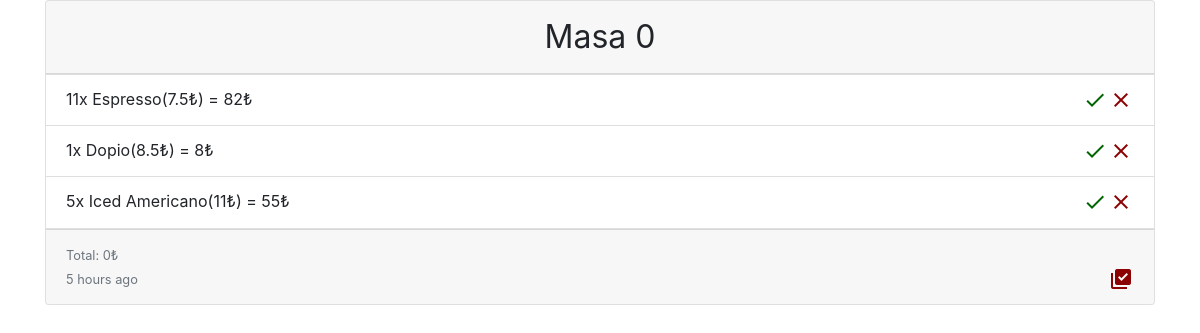
The page /panel/coffee-break/ (signed in) on the database its author committed.
### qrback/models.py (models this page shows, shortened)
class Accounting(models.Model):
    table = models.IntegerField()
    order_list = models.ManyToManyField(Account_Entry, blank=True)
    first_order_time = models.DateTimeField(default=timezone.now)
    last_order_time = models.DateTimeField(auto_now=True)
    closed_at = models.DateTimeField(auto_now_add=True)
    is_closed = models.BooleanField(default=False)
    checked_money = models.FloatField(default=0)
    company = models.ForeignKey(Company, on_delete=models.CASCADE)
    @property
    def get_borrow(self):
        sum = 0
        if self.order_list.exists():
            order_list = self.order_list.filter(is_deleted=False, is_checked=True)
            if order_list.count() > 0:
                sum = list(order_list.annotate(total_spent=Sum(
                    F('price') *
                    F('count'),
                    output_field=models.FloatField()
                )).aggregate(Sum('total_spent')).values())[0] - self.checked_money
        return sum

class Account_Entry(models.Model):
    name = models.CharField(max_length=20)
    price = models.FloatField(default=0)
    count = models.IntegerField(default=0)
    is_checked = models.BooleanField(default=False)
    time = models.DateTimeField(default=timezone.now)
    is_delivered = models.BooleanField(default=False)
    is_deleted = models.BooleanField(default=False)

### qrback/views.py (the view)
# urls.py: path('panel/<slug:slug>/', panel, name='panel'),
@login_required
def panel(request, slug):
    try:
        _slug = Company.objects.get(owner=request.user).slug
    except Company.DoesNotExist:
        _slug = "-1"
    if not request.user.is_superuser:
        if _slug != slug:
            return redirect('index')
    acc = Accounting.objects.filter(company__slug=slug, is_closed=False)
    acc = acc.annotate(num_participants=Count('order_list')).filter(num_participants__gt=0).order_by('-last_order_time')
    context = {
        'accounting': acc,
        'company': Company.objects.get(slug=slug)
    }
    return render(request, template_name='digitalMenuPanel.html', context=context)

### templates/digitalMenuPanel.html (shortened to what this page needs)
<!DOCTYPE html>
<html lang="en">
<head>
</head>
{% load humanize %}
<body>
<div class="content" id="data">
    <link href="https://stackpath.bootstrapcdn.com/bootstrap/4.5.0/css/bootstrap.min.css" rel="stylesheet">
    <div class="container">
        <div class="card-deck">
            {% for orders in accounting %}
                <div class="card mb-4" style="width: 18rem;min-width: 18rem;">
                    <div class="card-header" style="text-align:center;font-size: 2rem">
                        Masa {{ orders.table }}
                    </div>
                    <ul class="list-group list-group-flush ">
                        {% for order in orders.order_list.all reversed %}
                            {% if not order.is_deleted %}
                                <li class="list-group-item"
                                    style="{% if order.is_delivered %}text-decoration: line-through;{% endif %} min-height: 51px"> {{ order.count }}x {{ order.name }}({{ order.price|floatformat }}₺)
                                    = {% widthratio order.price 1 order.count %}₺
                                    {% if order.is_checked %}
                                        {% if order.is_delivered %}
                                            <a style="float:right;line-height: 1px;color: darkred"
                                               href="{% url 'remove' orders.company.slug order.id %}">
                                                <i class="material-icons">delete_outline</i>
                                            </a>
                                        {% else %}
                                            <a style="float:right;line-height: 1px;color: darkgreen"
                                               href="{% url 'check' orders.company.slug order.id %}">
                                                <i class="material-icons">check_box_outline_blank</i>
                                            </a>
                                        {% endif %}
                                    {% else %}
                                        <a href="{% url 'delete' orders.company.slug  order.id %}"
                                           style="float:right;line-height: 1px;color: darkred">
                                            <i class="material-icons">close</i>
                                        </a>
                                        <a href="{% url 'check' orders.company.slug  order.id %}"
                                           style="float:right;line-height: 1px;color: darkgreen">
                                            <i class="material-icons">check</i>
                                        </a>
                                    {% endif %}
                                </li>
                            {% endif %}
                        {% endfor %}
                    </ul>
                    <div class="card-footer" style="margin-top: auto;font-size: 1rem;text-align: left">
                        <div>
                            <small class="text-muted"
                                   style="line-height: 1px;">
                                Total: {{ orders.get_borrow|floatformat }}₺</small>
                        </div>
                        <div>
                            <small class="text-muted"
                                   style="line-height: 1px;padding-right:10px;">{{ orders.last_order_time|naturaltime }}</small>
                            <a href="{% url 'check-out-table' orders.company.slug orders.table %}"
                               style="float:right;line-height: 1px;color: darkred">
                                <i class="material-icons">library_add_check</i>
                            </a>
                        </div>
                    </div>
                </div>
            {% endfor %}
        </div>
    </div>
</div>
</body>
</html>

### rows shown on the page
Accounting: table "0", get_borrow "0", last_order_time "5 hours ago"
Account_Entry: count "11", name "Espresso", price "7.5", price+count "82", is_checked False (drawn)
Account_Entry: count "1", name "Dopio", price "8.5", price+count "8", is_checked False (drawn)
Account_Entry: count "5", name "Iced Americano", price "11", price+count "55", is_checked False (drawn)
